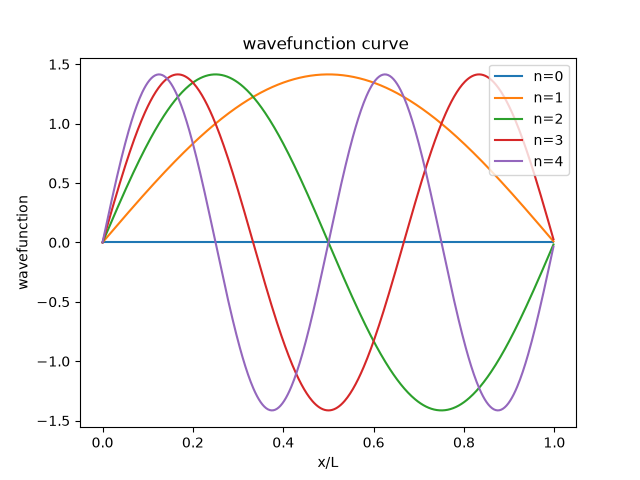

This figure's Python source:
# Import necessary libraries for plotting and numerical operations.
import matplotlib.pyplot as plt
import numpy as np
from numpy import exp
from numpy import pi

# Define quantum numbers 'n' to be plotted.
number = np.arange(0,5,1)

# Loop through each quantum number.
for n in number:
  radius = []
  wavefunction =[]
  # Calculate wavefunction 'y' for positions 'r' from 0 to 1.
  for r in np.arange(0,1,0.002):
    # Formula for a particle in a 1D box (L=1).
    y =(np.sqrt(2/1)*np.sin(n*np.pi*r))
    radius.append(r)
    wavefunction.append(y)
  # Plot the wavefunction for current 'n' with a label for the legend.
  plt.plot(radius,wavefunction, label=f'n={n}')

# Set plot title and axis labels.
plt.title("wavefunction curve ")
plt.xlabel("x/L")
plt.ylabel("wavefunction")
# Display the legend to identify each curve.
plt.legend(loc='upper right')
# Show the plot.
plt.show()
